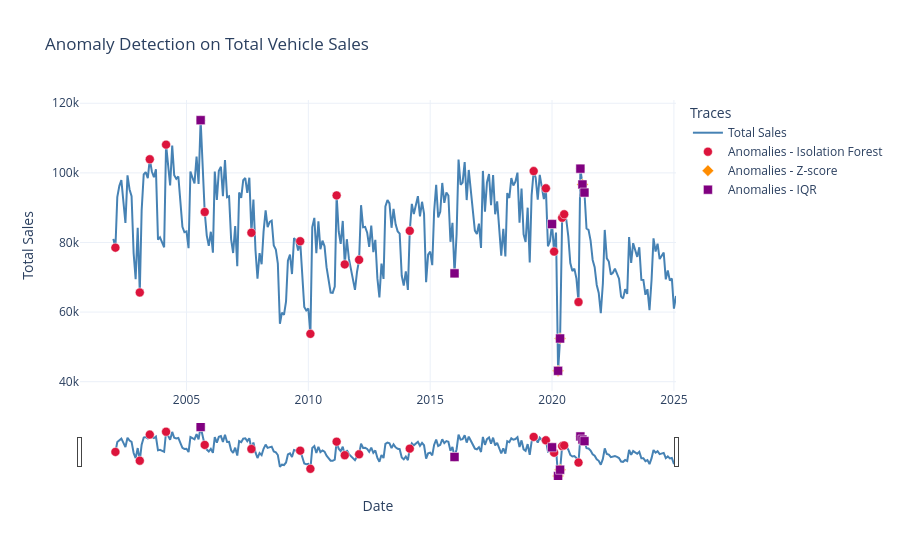

Notebook cell for this chart:
### Code cell
from sklearn.ensemble import IsolationForest
import numpy as np
import pandas as pd
import plotly.graph_objects as go

# Ensure residuals align with vehicle_df index
resid = pd.Series(residual_component).reindex(vehicle_df.index)

# 1) Isolation Forest on residuals
non_na = resid.dropna()
iso = IsolationForest(random_state=42, contamination='auto')
iso.fit(non_na.values.reshape(-1, 1))
decision_scores = pd.Series(iso.decision_function(non_na.values.reshape(-1, 1)), index=non_na.index)  # higher is more normal
preds = pd.Series(iso.predict(non_na.values.reshape(-1, 1)), index=non_na.index)  # -1 anomaly, 1 normal

iso_anom_flag = pd.Series(False, index=resid.index)
iso_anom_flag.loc[preds.index] = (preds == -1).values

iso_anomaly_score = pd.Series(np.nan, index=resid.index)
iso_anomaly_score.loc[decision_scores.index] = -decision_scores.values  # higher is more anomalous

# 2) Z-score method
mu = non_na.mean()
sigma = non_na.std(ddof=0)
if sigma and sigma > 0:
    z_scores = (resid - mu) / sigma
else:
    z_scores = pd.Series(0.0, index=resid.index)
z_abs = z_scores.abs()
z_anom_flag = z_abs > 3

# 3) IQR method
q1, q3 = non_na.quantile(0.25), non_na.quantile(0.75)
iqr = q3 - q1
lower = q1 - 1.5 * iqr
upper = q3 + 1.5 * iqr
iqr_anom_flag = (resid < lower) | (resid > upper)

iqr_anomaly_score = pd.Series(np.nan, index=resid.index)
if iqr and iqr > 0:
    above = (resid - upper) / iqr
    below = (lower - resid) / iqr
    iqr_anomaly_score[resid > upper] = above[resid > upper]
    iqr_anomaly_score[resid < lower] = below[resid < lower]

# Aggregate anomaly dates
mask_any = (iso_anom_flag.fillna(False)) | (z_anom_flag.fillna(False)) | (iqr_anom_flag.fillna(False))
anomaly_dates = vehicle_df.index[mask_any].tolist()

# Build interactive plot
fig = go.Figure()

# Main total_sales line
fig.add_trace(
    go.Scatter(
        x=vehicle_df.index,
        y=vehicle_df['total_sales'],
        mode='lines',
        name='Total Sales',
        line=dict(color='steelblue', width=2)
    )
)

# Isolation Forest anomalies
mask_iso = iso_anom_flag.fillna(False)
fig.add_trace(
    go.Scatter(
        x=vehicle_df.index[mask_iso],
        y=vehicle_df['total_sales'][mask_iso],
        mode='markers',
        name='Anomalies - Isolation Forest',
        marker=dict(color='crimson', symbol='circle', size=9, line=dict(color='white', width=0.5)),
        customdata=np.c_[iso_anomaly_score[mask_iso].values],
        hovertemplate='Method: Isolation Forest<br>Date: %{x|%Y-%m-%d}<br>Sales: %{y:.2f}<br>Anomaly score: %{customdata[0]:.4f}<extra></extra>'
    )
)

# Z-score anomalies
mask_z = z_anom_flag.fillna(False)
fig.add_trace(
    go.Scatter(
        x=vehicle_df.index[mask_z],
        y=vehicle_df['total_sales'][mask_z],
        mode='markers',
        name='Anomalies - Z-score',
        marker=dict(color='darkorange', symbol='diamond', size=9, line=dict(color='white', width=0.5)),
        customdata=np.c_[z_abs[mask_z].values],
        hovertemplate='Method: Z-score (>|3|)<br>Date: %{x|%Y-%m-%d}<br>Sales: %{y:.2f}<br>Anomaly score: %{customdata[0]:.4f}<extra></extra>'
    )
)

# IQR anomalies
mask_iqr = iqr_anom_flag.fillna(False)
fig.add_trace(
    go.Scatter(
        x=vehicle_df.index[mask_iqr],
        y=vehicle_df['total_sales'][mask_iqr],
        mode='markers',
        name='Anomalies - IQR',
        marker=dict(color='purple', symbol='square', size=9, line=dict(color='white', width=0.5)),
        customdata=np.c_[iqr_anomaly_score[mask_iqr].values],
        hovertemplate='Method: IQR<br>Date: %{x|%Y-%m-%d}<br>Sales: %{y:.2f}<br>Anomaly score: %{customdata[0]:.4f}<extra></extra>'
    )
)

fig.update_layout(
    title='Anomaly Detection on Total Vehicle Sales',
    xaxis_title='Date',
    yaxis_title='Total Sales',
    legend_title='Traces',
    hovermode='closest',
    template='plotly_white'
)

fig.update_xaxes(rangeslider_visible=True)

fig.show()

### Figure 1 — Plotly figure (JSON) as saved in the notebook; plotly's stock layout.template omitted (floating-point values rounded to 4 significant figures; data arrays with more than 128 entries replaced by an {"elided": "..."} marker saying what was removed)
{"data": [{"line": {"color": "steelblue", "width": 2}, "mode": "lines", "name": "Total Sales", "type": "scatter", "x": {"elided": "278 str values"}, "y": {"elided": "278 int values"}}, {"customdata": [[0.0254], [0.02288], [0.06201], [0.08192], [0.1414], [0.0001402], [0.06794], [0.02692], [0.1224], [0.09826], [0.09532], [0.0426], [0.03466], [0.2461], [0.07975], [0.06094], [0.1467], [0.04123], [0.3611], [0.3241], [0.03703], [0.04773], [0.1756], [0.1387], [0.2686], [0.1361]], "hovertemplate": "Method: Isolation Forest<br>Date: %{x|%Y-%m-%d}<br>Sales: %{y:.2f}<br>Anomaly score: %{customdata[0]:.4f}<extra></extra>", "marker": {"color": "crimson", "line": {"color": "white", "width": 0.5}, "size": 9, "symbol": "circle"}, "mode": "markers", "name": "Anomalies - Isolation Forest", "type": "scatter", "x": ["2002-02-01T00:00:00", "2003-02-01T00:00:00", "2003-07-01T00:00:00", "2004-03-01T00:00:00", "2005-08-01T00:00:00", "2005-10-01T00:00:00", "2007-09-01T00:00:00", "2009-09-01T00:00:00", "2010-02-01T00:00:00", "2011-03-01T00:00:00", "2011-07-01T00:00:00", "2012-02-01T00:00:00", "2014-03-01T00:00:00", "2016-01-01T00:00:00", "2019-04-01T00:00:00", "2019-10-01T00:00:00", "2020-01-01T00:00:00", "2020-02-01T00:00:00", "2020-04-01T00:00:00", "2020-05-01T00:00:00", "2020-06-01T00:00:00", "2020-07-01T00:00:00", "2021-02-01T00:00:00", "2021-03-01T00:00:00", "2021-04-01T00:00:00", "2021-05-01T00:00:00"], "y": [78502, 65633, 103899, 108106, 115136, 88759, 82789, 80353, 53741, 93524, 73703, 74999, 83333, 71120, 100513, 95548, 85281, 77376, 43120, 52407, 87099, 88095, 62885, 101204, 96661, 94339]}, {"customdata": [[7.445], [5.8], [3.102]], "hovertemplate": "Method: Z-score (>|3|)<br>Date: %{x|%Y-%m-%d}<br>Sales: %{y:.2f}<br>Anomaly score: %{customdata[0]:.4f}<extra></extra>", "marker": {"color": "darkorange", "line": {"color": "white", "width": 0.5}, "size": 9, "symbol": "diamond"}, "mode": "markers", "name": "Anomalies - Z-score", "type": "scatter", "x": ["2020-04-01T00:00:00", "2020-05-01T00:00:00", "2021-04-01T00:00:00"], "y": [43120, 52407, 96661]}, {"customdata": [[0.2726], [0.4809], [0.2934], [5.18], [3.599], [0.1266], [0.9568], [0.02506]], "hovertemplate": "Method: IQR<br>Date: %{x|%Y-%m-%d}<br>Sales: %{y:.2f}<br>Anomaly score: %{customdata[0]:.4f}<extra></extra>", "marker": {"color": "purple", "line": {"color": "white", "width": 0.5}, "size": 9, "symbol": "square"}, "mode": "markers", "name": "Anomalies - IQR", "type": "scatter", "x": ["2005-08-01T00:00:00", "2016-01-01T00:00:00", "2020-01-01T00:00:00", "2020-04-01T00:00:00", "2020-05-01T00:00:00", "2021-03-01T00:00:00", "2021-04-01T00:00:00", "2021-05-01T00:00:00"], "y": [115136, 71120, 85281, 43120, 52407, 101204, 96661, 94339]}], "layout": {"hovermode": "closest", "legend": {"title": {"text": "Traces"}}, "title": {"text": "Anomaly Detection on Total Vehicle Sales"}, "xaxis": {"rangeslider": {"visible": true}, "title": {"text": "Date"}}, "yaxis": {"title": {"text": "Total Sales"}}}}
